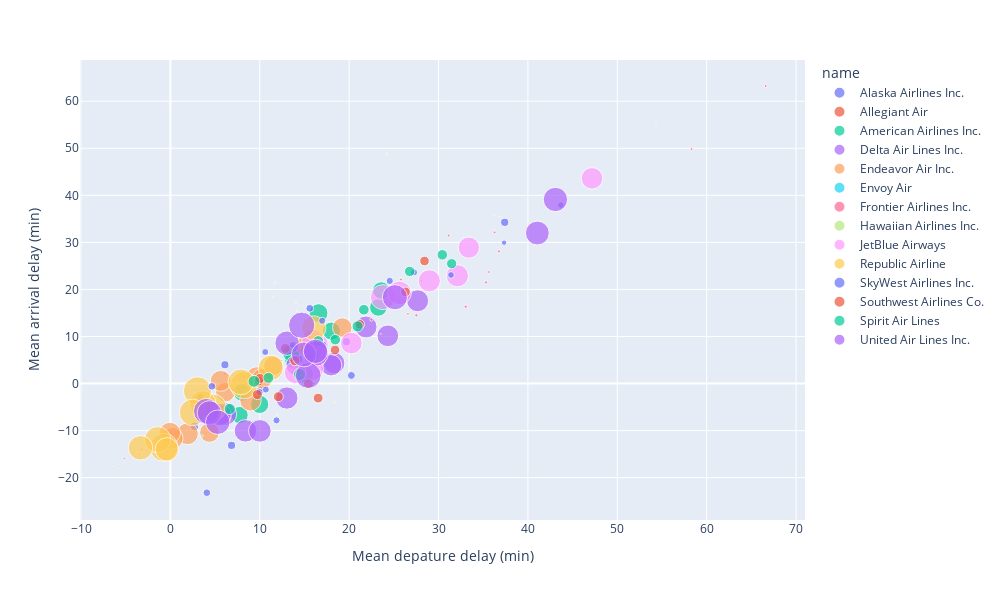

Notebook source saved alongside this figure:
### Markdown cell above
### Scatter plots

Let's create a scatter plot of the mean arrival delays as a function of the mean departure delays. To do this we can use the `px.scatter(data_frame = , x = , y = , ...)` method which works similar to seaborn's `sns.relplot()` function, where each point on the plot corresponds to one airline for one month of the year.

Let's try out the `px.scatter(data_frame = , x = , y = , ...)` function use the following mappings: 

- `x`: The mean departure delay
- `y`: The mean arrival delay
- `size`:  The number of flights (or log10 of the number of flights)
- `color`: The name of the airline 
- `hover_name`: The name of the airline

If we want to have separate facets for columns we can use `facet_col`. Experiment setting this to the name of the month or the name of the airline.

### Code cell
fig = px.scatter(data_frame = monthly_delays, 
                 x="mean_dep_delay", 
                 y="mean_arr_delay",
                 #size="n", 
                 size="n",  # log10_n
                 color="name",
                 hover_name="name",
                 #facet_col = "name"  # "month"
                 width=1000, height=600
      )

fig.update_layout(xaxis_title="Mean depature delay (min)",
                 yaxis_title="Mean arrival delay (min)")


fig.show()

### Figure 1 — Plotly figure (JSON) as saved in the notebook; plotly's stock layout.template omitted (floating-point values rounded to 4 significant figures)
{"data": [{"hovertemplate": "<b>%{hovertext}</b><br><br>name=Alaska Airlines Inc.<br>mean_dep_delay=%{x}<br>mean_arr_delay=%{y}<br>n=%{marker.size}<extra></extra>", "hovertext": ["Alaska Airlines Inc.", "Alaska Airlines Inc.", "Alaska Airlines Inc.", "Alaska Airlines Inc.", "Alaska Airlines Inc.", "Alaska Airlines Inc.", "Alaska Airlines Inc.", "Alaska Airlines Inc.", "Alaska Airlines Inc.", "Alaska Airlines Inc.", "Alaska Airlines Inc.", "Alaska Airlines Inc."], "legendgroup": "Alaska Airlines Inc.", "marker": {"color": "#636efa", "size": [532, 506, 685, 651, 683, 659, 692, 701, 670, 695, 652, 608], "sizemode": "area", "sizeref": 20.74, "symbol": "circle"}, "mode": "markers", "name": "Alaska Airlines Inc.", "orientation": "v", "showlegend": true, "type": "scatter", "x": [11.87, 10.61, 6.1, 10.01, 6.839, 20.25, 37.4, 9.648, 19.7, 2.712, 3.344, 4.077], "xaxis": "x", "y": [-7.825, 6.698, 3.99, -1.293, -13.14, 1.724, 34.25, 0.04708, 8.903, -9.062, -2.942, -23.2], "yaxis": "y"}, {"hovertemplate": "<b>%{hovertext}</b><br><br>name=Allegiant Air<br>mean_dep_delay=%{x}<br>mean_arr_delay=%{y}<br>n=%{marker.size}<extra></extra>", "hovertext": ["Allegiant Air", "Allegiant Air", "Allegiant Air", "Allegiant Air", "Allegiant Air", "Allegiant Air", "Allegiant Air", "Allegiant Air", "Allegiant Air", "Allegiant Air", "Allegiant Air", "Allegiant Air"], "legendgroup": "Allegiant Air", "marker": {"color": "#EF553B", "size": [41, 36, 50, 60, 51, 66, 75, 58, 48, 61, 63, 58], "sizemode": "area", "sizeref": 20.74, "symbol": "circle"}, "mode": "markers", "name": "Allegiant Air", "orientation": "v", "showlegend": true, "type": "scatter", "x": [3.073, -5.722, -5.16, 0.7, 0.09804, 6.076, 31.12, 7.914, -3.5, -1.852, -3.206, 4.017], "xaxis": "x", "y": [-8.805, -17.53, -15.96, -12.8, -16.02, 2.106, 31.45, -1.603, -15.1, -12.1, -13.97, -10.52], "yaxis": "y"}, {"hovertemplate": "<b>%{hovertext}</b><br><br>name=American Airlines Inc.<br>mean_dep_delay=%{x}<br>mean_arr_delay=%{y}<br>n=%{marker.size}<extra></extra>", "hovertext": ["American Airlines Inc.", "American Airlines Inc.", "American Airlines Inc.", "American Airlines Inc.", "American Airlines Inc.", "American Airlines Inc.", "American Airlines Inc.", "American Airlines Inc.", "American Airlines Inc.", "American Airlines Inc.", "American Airlines Inc.", "American Airlines Inc."], "legendgroup": "American Airlines Inc.", "marker": {"color": "#00cc96", "size": [3509, 3260, 3662, 3386, 3452, 3155, 3147, 3394, 3202, 3255, 3250, 3078], "sizemode": "area", "sizeref": 20.74, "symbol": "circle"}, "mode": "markers", "name": "American Airlines Inc.", "orientation": "v", "showlegend": true, "type": "scatter", "x": [14.96, 13.78, 16.58, 18.02, 9.99, 23.26, 23.59, 15.43, 13.53, 8.018, 4.609, 7.745], "xaxis": "x", "y": [2.014, 4.963, 14.97, 11.15, -4.43, 16.16, 19.79, 6.103, 6.498, -1.871, -5.86, -6.688], "yaxis": "y"}, {"hovertemplate": "<b>%{hovertext}</b><br><br>name=Delta Air Lines Inc.<br>mean_dep_delay=%{x}<br>mean_arr_delay=%{y}<br>n=%{marker.size}<extra></extra>", "hovertext": ["Delta Air Lines Inc.", "Delta Air Lines Inc.", "Delta Air Lines Inc.", "Delta Air Lines Inc.", "Delta Air Lines Inc.", "Delta Air Lines Inc.", "Delta Air Lines Inc.", "Delta Air Lines Inc.", "Delta Air Lines Inc.", "Delta Air Lines Inc.", "Delta Air Lines Inc.", "Delta Air Lines Inc."], "legendgroup": "Delta Air Lines Inc.", "marker": {"color": "#ab63fa", "size": [4779, 4514, 5014, 4741, 5261, 4884, 5016, 5183, 5016, 5422, 5204, 5330], "sizemode": "area", "sizeref": 20.74, "symbol": "circle"}, "mode": "markers", "name": "Delta Air Lines Inc.", "orientation": "v", "showlegend": true, "type": "scatter", "x": [18.32, 14.09, 15.86, 17.98, 8.396, 24.33, 27.66, 13.03, 21.89, 6.136, 5.557, 10.01], "xaxis": "x", "y": [4.353, 3.901, 7.28, 3.886, -10.05, 10.15, 17.59, -3.08, 12.01, -6.497, -6.612, -10.06], "yaxis": "y"}, {"hovertemplate": "<b>%{hovertext}</b><br><br>name=Endeavor Air Inc.<br>mean_dep_delay=%{x}<br>mean_arr_delay=%{y}<br>n=%{marker.size}<extra></extra>", "hovertext": ["Endeavor Air Inc.", "Endeavor Air Inc.", "Endeavor Air Inc.", "Endeavor Air Inc.", "Endeavor Air Inc.", "Endeavor Air Inc.", "Endeavor Air Inc.", "Endeavor Air Inc.", "Endeavor Air Inc.", "Endeavor Air Inc.", "Endeavor Air Inc.", "Endeavor Air Inc."], "legendgroup": "Endeavor Air Inc.", "marker": {"color": "#FFA15A", "size": [3898, 3915, 4548, 4445, 4858, 4361, 3977, 4779, 3897, 4849, 4659, 4018], "sizemode": "area", "sizeref": 20.74, "symbol": "circle"}, "mode": "markers", "name": "Endeavor Air Inc.", "orientation": "v", "showlegend": true, "type": "scatter", "x": [15.12, 6.146, 5.632, 9.648, 1.915, 10.26, 19.23, 8.958, 11.51, 0.2132, -0.05215, 4.368], "xaxis": "x", "y": [8.068, -1.853, 0.5642, 1.379, -10.68, 1.052, 11.9, -3.558, 3.78, -11.64, -10.49, -10.41], "yaxis": "y"}, {"hovertemplate": "<b>%{hovertext}</b><br><br>name=Envoy Air<br>mean_dep_delay=%{x}<br>mean_arr_delay=%{y}<br>n=%{marker.size}<extra></extra>", "hovertext": ["Envoy Air", "Envoy Air", "Envoy Air", "Envoy Air", "Envoy Air", "Envoy Air", "Envoy Air", "Envoy Air", "Envoy Air"], "legendgroup": "Envoy Air", "marker": {"color": "#19d3f3", "size": [9, 30, 34, 3, 25, 32, 59, 66, 96], "sizemode": "area", "sizeref": 20.74, "symbol": "circle"}, "mode": "markers", "name": "Envoy Air", "orientation": "v", "showlegend": true, "type": "scatter", "x": [23.56, 10.83, -0.5882, -3.333, 16, 7.156, 3.525, 12.38, 16.05], "xaxis": "x", "y": [10.56, 8.733, 0.8824, 0.6667, 5.68, -4.969, -11.12, 4.909, 0.02083], "yaxis": "y"}, {"hovertemplate": "<b>%{hovertext}</b><br><br>name=Frontier Airlines Inc.<br>mean_dep_delay=%{x}<br>mean_arr_delay=%{y}<br>n=%{marker.size}<extra></extra>", "hovertext": ["Frontier Airlines Inc.", "Frontier Airlines Inc.", "Frontier Airlines Inc.", "Frontier Airlines Inc.", "Frontier Airlines Inc.", "Frontier Airlines Inc.", "Frontier Airlines Inc.", "Frontier Airlines Inc.", "Frontier Airlines Inc.", "Frontier Airlines Inc.", "Frontier Airlines Inc.", "Frontier Airlines Inc."], "legendgroup": "Frontier Airlines Inc.", "marker": {"color": "#FF6692", "size": [89, 83, 91, 89, 109, 99, 91, 107, 101, 120, 118, 121], "sizemode": "area", "sizeref": 20.74, "symbol": "circle"}, "mode": "markers", "name": "Frontier Airlines Inc.", "orientation": "v", "showlegend": true, "type": "scatter", "x": [35.64, 26.58, 28.1, 36.27, 22.48, 66.61, 58.31, 36.76, 25.79, 35.31, 27.52, 33.04], "xaxis": "x", "y": [23.7, 14.83, 21.8, 32.11, 13.6, 63.23, 49.82, 28.1, 22.11, 21.5, 14.5, 16.33], "yaxis": "y"}, {"hovertemplate": "<b>%{hovertext}</b><br><br>name=Hawaiian Airlines Inc.<br>mean_dep_delay=%{x}<br>mean_arr_delay=%{y}<br>n=%{marker.size}<extra></extra>", "hovertext": ["Hawaiian Airlines Inc.", "Hawaiian Airlines Inc.", "Hawaiian Airlines Inc.", "Hawaiian Airlines Inc.", "Hawaiian Airlines Inc.", "Hawaiian Airlines Inc.", "Hawaiian Airlines Inc.", "Hawaiian Airlines Inc.", "Hawaiian Airlines Inc.", "Hawaiian Airlines Inc.", "Hawaiian Airlines Inc.", "Hawaiian Airlines Inc."], "legendgroup": "Hawaiian Airlines Inc.", "marker": {"color": "#B6E880", "size": [29, 27, 31, 30, 31, 30, 31, 31, 30, 31, 30, 31], "sizemode": "area", "sizeref": 20.74, "symbol": "circle"}, "mode": "markers", "name": "Hawaiian Airlines Inc.", "orientation": "v", "showlegend": true, "type": "scatter", "x": [11.7, 14.14, 24.23, 36.87, 29.19, 18.4, 54.39, 10.13, 11.93, 36.26, 14.03, 11.45], "xaxis": "x", "y": [21.45, 15.44, 48.84, 35.47, 12.58, -4.033, 54.87, 5.387, -6.6, 35.74, 17.23, 18.42], "yaxis": "y"}, {"hovertemplate": "<b>%{hovertext}</b><br><br>name=JetBlue Airways<br>mean_dep_delay=%{x}<br>mean_arr_delay=%{y}<br>n=%{marker.size}<extra></extra>", "hovertext": ["JetBlue Airways", "JetBlue Airways", "JetBlue Airways", "JetBlue Airways", "JetBlue Airways", "JetBlue Airways", "JetBlue Airways", "JetBlue Airways", "JetBlue Airways", "JetBlue Airways", "JetBlue Airways", "JetBlue Airways"], "legendgroup": "JetBlue Airways", "marker": {"color": "#FF97FF", "size": [5856, 5548, 6478, 5823, 5941, 5121, 4802, 5141, 4714, 5059, 4957, 4840], "sizemode": "area", "sizeref": 20.74, "symbol": "circle"}, "mode": "markers", "name": "JetBlue Airways", "orientation": "v", "showlegend": true, "type": "scatter", "x": [16.11, 16.37, 23.78, 25.63, 15.78, 32.11, 47.17, 28.97, 33.39, 15.93, 13.96, 20.25], "xaxis": "x", "y": [5.738, 8.219, 18.36, 19.25, 3.118, 22.9, 43.61, 21.83, 28.88, 9.218, 2.321, 8.593], "yaxis": "y"}, {"hovertemplate": "<b>%{hovertext}</b><br><br>name=Republic Airline<br>mean_dep_delay=%{x}<br>mean_arr_delay=%{y}<br>n=%{marker.size}<extra></extra>", "hovertext": ["Republic Airline", "Republic Airline", "Republic Airline", "Republic Airline", "Republic Airline", "Republic Airline", "Republic Airline", "Republic Airline", "Republic Airline", "Republic Airline", "Republic Airline", "Republic Airline"], "legendgroup": "Republic Airline", "marker": {"color": "#FECB52", "size": [7506, 7408, 8235, 7849, 8295, 6565, 6222, 7326, 6918, 7156, 6242, 5709], "sizemode": "area", "sizeref": 20.74, "symbol": "circle"}, "mode": "markers", "name": "Republic Airline", "orientation": "v", "showlegend": true, "type": "scatter", "x": [4.761, 3.626, 3.027, 8.217, -0.74, 11.23, 16.03, 2.476, 7.889, -1.42, -3.345, -0.4027], "xaxis": "x", "y": [-5.073, -4.353, -1.556, -0.3556, -13.55, 3.352, 11.8, -6.135, 0.3427, -11.94, -13.67, -13.99], "yaxis": "y"}, {"hovertemplate": "<b>%{hovertext}</b><br><br>name=SkyWest Airlines Inc.<br>mean_dep_delay=%{x}<br>mean_arr_delay=%{y}<br>n=%{marker.size}<extra></extra>", "hovertext": ["SkyWest Airlines Inc.", "SkyWest Airlines Inc.", "SkyWest Airlines Inc.", "SkyWest Airlines Inc.", "SkyWest Airlines Inc.", "SkyWest Airlines Inc.", "SkyWest Airlines Inc.", "SkyWest Airlines Inc.", "SkyWest Airlines Inc.", "SkyWest Airlines Inc.", "SkyWest Airlines Inc.", "SkyWest Airlines Inc."], "legendgroup": "SkyWest Airlines Inc.", "marker": {"color": "#636efa", "size": [314, 526, 627, 526, 576, 476, 448, 492, 534, 553, 612, 515], "sizemode": "area", "sizeref": 20.74, "symbol": "circle"}, "mode": "markers", "name": "SkyWest Airlines Inc.", "orientation": "v", "showlegend": true, "type": "scatter", "x": [37.33, 16.98, 15.59, 27.25, 9.974, 31.4, 43.69, 17.11, 24.54, 13.71, 4.641, 10.67], "xaxis": "x", "y": [29.94, 13.33, 15.99, 23.62, -1.852, 23.07, 37.92, 8.283, 21.81, 8.195, -0.5899, -1.28], "yaxis": "y"}, {"hovertemplate": "<b>%{hovertext}</b><br><br>name=Southwest Airlines Co.<br>mean_dep_delay=%{x}<br>mean_arr_delay=%{y}<br>n=%{marker.size}<extra></extra>", "hovertext": ["Southwest Airlines Co.", "Southwest Airlines Co.", "Southwest Airlines Co.", "Southwest Airlines Co.", "Southwest Airlines Co.", "Southwest Airlines Co.", "Southwest Airlines Co.", "Southwest Airlines Co.", "Southwest Airlines Co.", "Southwest Airlines Co.", "Southwest Airlines Co.", "Southwest Airlines Co."], "legendgroup": "Southwest Airlines Co.", "marker": {"color": "#EF553B", "size": [1015, 915, 1029, 966, 1037, 990, 965, 1070, 964, 1051, 1035, 1011], "sizemode": "area", "sizeref": 20.74, "symbol": "circle"}, "mode": "markers", "name": "Southwest Airlines Co.", "orientation": "v", "showlegend": true, "type": "scatter", "x": [15.45, 9.907, 12.85, 18.42, 12.08, 26.3, 28.43, 13.92, 21.19, 10.02, 9.729, 16.53], "xaxis": "x", "y": [-0.04532, 0.5126, 7.444, 7.14, -2.801, 19.47, 26.04, 4.879, 12.59, 1.071, -2.346, -3.094], "yaxis": "y"}, {"hovertemplate": "<b>%{hovertext}</b><br><br>name=Spirit Air Lines<br>mean_dep_delay=%{x}<br>mean_arr_delay=%{y}<br>n=%{marker.size}<extra></extra>", "hovertext": ["Spirit Air Lines", "Spirit Air Lines", "Spirit Air Lines", "Spirit Air Lines", "Spirit Air Lines", "Spirit Air Lines", "Spirit Air Lines", "Spirit Air Lines", "Spirit Air Lines", "Spirit Air Lines", "Spirit Air Lines", "Spirit Air Lines"], "legendgroup": "Spirit Air Lines", "marker": {"color": "#00cc96", "size": [1154, 1087, 1173, 1123, 1217, 1082, 1147, 1289, 1202, 1302, 1462, 1531], "sizemode": "area", "sizeref": 20.74, "symbol": "circle"}, "mode": "markers", "name": "Spirit Air Lines", "orientation": "v", "showlegend": true, "type": "scatter", "x": [18.45, 16.09, 21.64, 26.77, 10.97, 31.47, 30.42, 20.95, 16.54, 6.647, 9.351, 14.45], "xaxis": "x", "y": [9.328, 6.063, 15.69, 23.83, 1.219, 25.47, 27.35, 12.15, 9.029, -5.402, 0.4637, 1.929], "yaxis": "y"}, {"hovertemplate": "<b>%{hovertext}</b><br><br>name=United Air Lines Inc.<br>mean_dep_delay=%{x}<br>mean_arr_delay=%{y}<br>n=%{marker.size}<extra></extra>", "hovertext": ["United Air Lines Inc.", "United Air Lines Inc.", "United Air Lines Inc.", "United Air Lines Inc.", "United Air Lines Inc.", "United Air Lines Inc.", "United Air Lines Inc.", "United Air Lines Inc.", "United Air Lines Inc.", "United Air Lines Inc.", "United Air Lines Inc.", "United Air Lines Inc."], "legendgroup": "United Air Lines Inc.", "marker": {"color": "#ab63fa", "size": [6716, 6229, 7174, 6570, 6911, 5922, 6158, 6426, 6150, 6870, 6110, 6202], "sizemode": "area", "sizeref": 20.74, "symbol": "circle"}, "mode": "markers", "name": "United Air Lines Inc.", "orientation": "v", "showlegend": true, "type": "scatter", "x": [16.25, 13.06, 14.69, 25.11, 15.42, 41.05, 43.07, 14.93, 16.23, 4.021, 4.357, 5.299], "xaxis": "x", "y": [6.385, 8.576, 12.39, 18.35, 1.709, 31.98, 39.12, 6.186, 6.847, -5.888, -6.222, -8.214], "yaxis": "y"}], "layout": {"height": 600, "legend": {"itemsizing": "constant", "title": {"text": "name"}, "tracegroupgap": 0}, "margin": {"t": 60}, "width": 1000, "xaxis": {"anchor": "y", "autorange": true, "domain": [0, 1], "range": [-10.12, 71.0], "title": {"text": "Mean depature delay (min)"}, "type": "linear"}, "yaxis": {"anchor": "x", "autorange": true, "domain": [0, 1], "range": [-29.0, 68.76], "title": {"text": "Mean arrival delay (min)"}, "type": "linear"}}}
